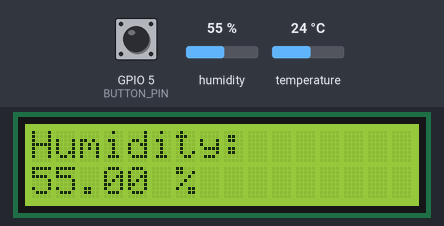
The program below on a simulated ESP32. Shown: 16×2 character LCD. Inputs (shaded band) come from the test bench; at power-on: GPIO 5 (BUTTON_PIN) HIGH, temperature 24 °C, humidity 55 %. What the program prints to the serial monitor is not drawn.

Above: at 1.2 s.
1.3 s: GPIO 5 (BUTTON_PIN) pulled LOW for 3 s
At 2.6 s:
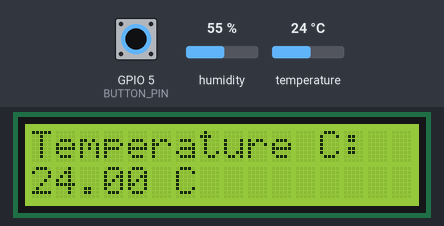
5.8 s: GPIO 5 (BUTTON_PIN) pulled LOW for 3 s
At 7.2 s:
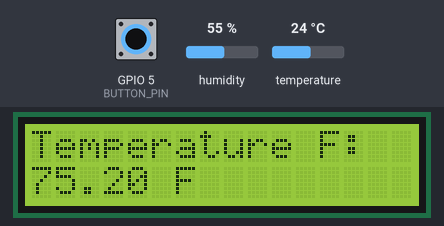
10.3 s: temperature set to 12 °C
At 13.3 s:
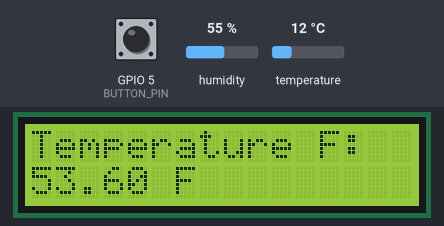
14.2 s: temperature set to 19 °C
At 15.9 s:
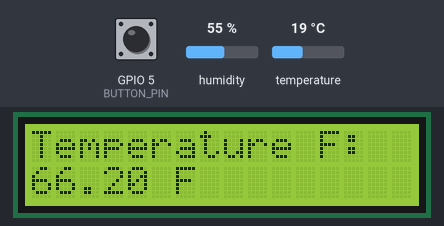
18.1 s: temperature set to 28 °C
At 19.3 s:
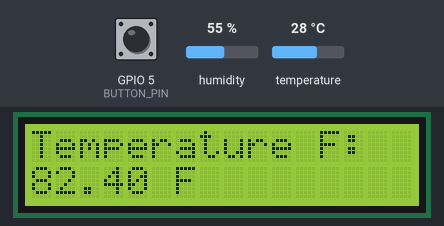
Timing chart, 0 to 21.1 s (numbered marks = the images above; inputs shaded):
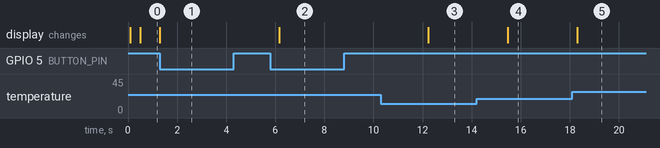

The program:

main.cpp
```cpp
#include <Adafruit_Sensor.h>
#include <Arduino.h>
#include <DHT.h>
#include <LiquidCrystal.h>
#include <freertos/FreeRTOS.h>
#include <freertos/task.h>

#define DHT_PIN 4
#define DHT_TYPE DHT11
#define BUTTON_PIN 5

LiquidCrystal lcd(13, 12, 14, 27, 26, 25);
DHT dht(DHT_PIN, DHT_TYPE);

float hum = 0;
float tempC = 0;
float tempF = 0;

volatile int screen = 0;
volatile unsigned long lastButtonPress = 0;

void IRAM_ATTR buttonISR() {
  if (millis() - lastButtonPress > 200) {
    screen++;
    lastButtonPress = millis();
  }
}

void readDHTTask(void *parameter) {
  while (1) {
    // Read Humidity
    hum = dht.readHumidity();

    // Read Temperature in Celsius
    tempC = dht.readTemperature();

    // Read Temperature in Fahrenheit
    tempF = dht.readTemperature(true);

    // Check wheter the reading is succesfully or not
    if (isnan(hum) || isnan(tempC) || isnan(tempF)) {
      Serial.println("Failed to read from DHT sensor");
    } else {
      Serial.print("Humidity: ");
      Serial.print(hum);
      Serial.print("%");

      Serial.print("  |  ");

      Serial.print("Temperature: ");
      Serial.print(tempC);
      Serial.print("ºC  ~  ");
      Serial.print(tempF);
      Serial.println("ºF");
    }

    vTaskDelay(3000 / portTICK_PERIOD_MS);
  }
}

void displayTask(void *parameter) {
  while (1) {
    lcd.clear();

    if (screen > 2) screen = 0;

    switch (screen) {
      case 0:
        lcd.setCursor(0, 0);
        lcd.print("Humidity:");
        lcd.setCursor(0, 1);
        lcd.print(hum);
        lcd.print(" %");
        break;
      case 1:
        lcd.setCursor(0, 0);
        lcd.print("Temperature C:");
        lcd.setCursor(0, 1);
        lcd.print(tempC);
        lcd.print(" C");
        break;
      case 2:
        lcd.setCursor(0, 0);
        lcd.print("Temperature F:");
        lcd.setCursor(0, 1);
        lcd.print(tempF);
        lcd.print(" F");
        break;
    }

    vTaskDelay(400 / portTICK_PERIOD_MS);
  }
}

void setup() {
  Serial.begin(115200);

  dht.begin();
  lcd.begin(16, 2);

  pinMode(BUTTON_PIN, INPUT_PULLUP);
  attachInterrupt(digitalPinToInterrupt(BUTTON_PIN), buttonISR, FALLING);

  xTaskCreatePinnedToCore(readDHTTask, "ReadDHT", 10000, NULL, 1, NULL, 0);
  xTaskCreatePinnedToCore(displayTask, "Display", 10000, NULL, 1, NULL, 1);

  Serial.println("Ready");
}

void loop() {}
```

Measured:
- after the input at 1.3 s, the display: changes at once (image 1)
- after the input at 5.8 s, the display: changes after 0.36 s (image 2)
- after the input at 10.3 s, the display: changes after 1.9 s (image 3)
- after the input at 14.2 s, the display: changes after 1.3 s (image 4)
- after the input at 18.1 s, the display: changes after 0.21 s (image 5)
